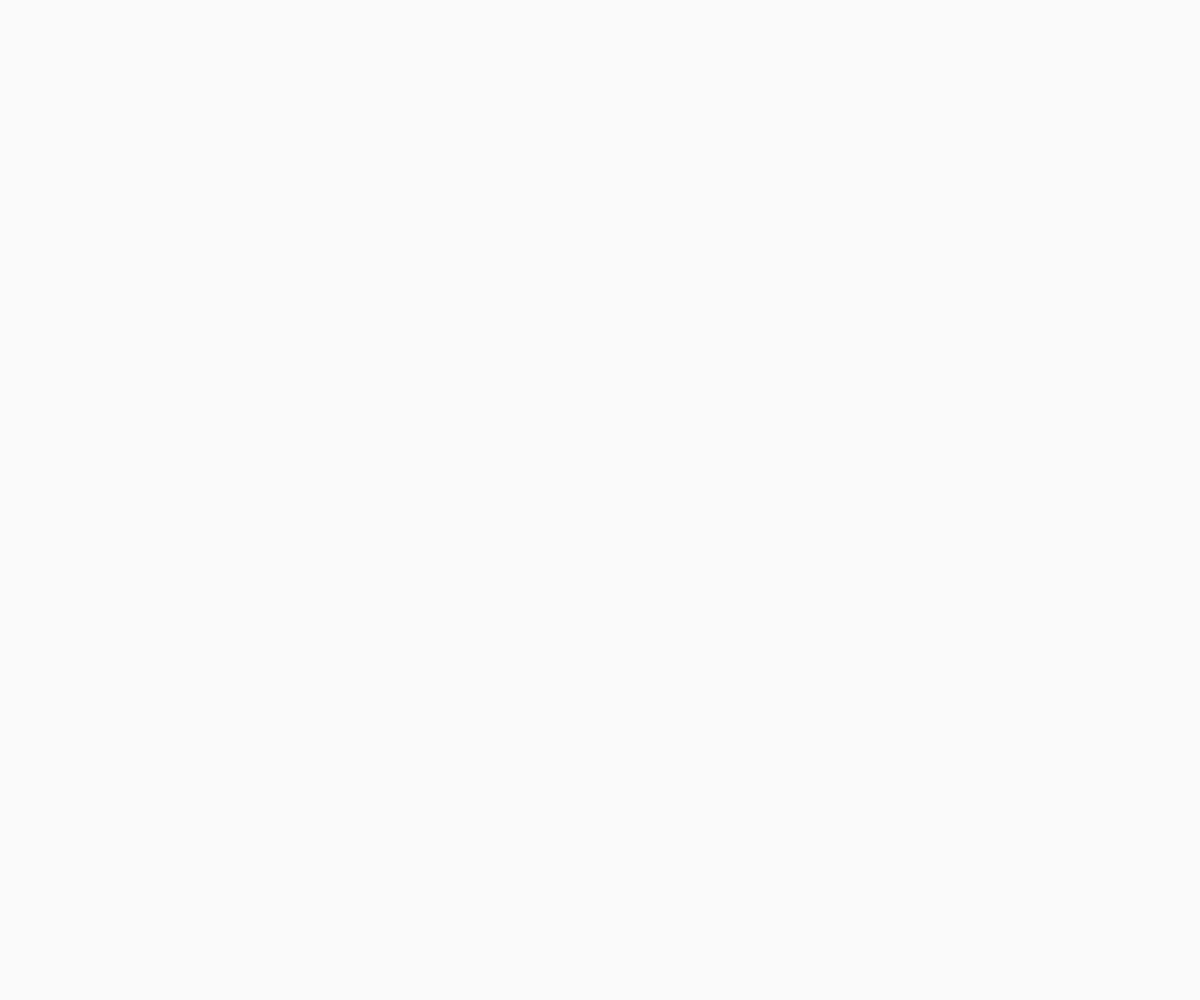
Frame 1 (no input)
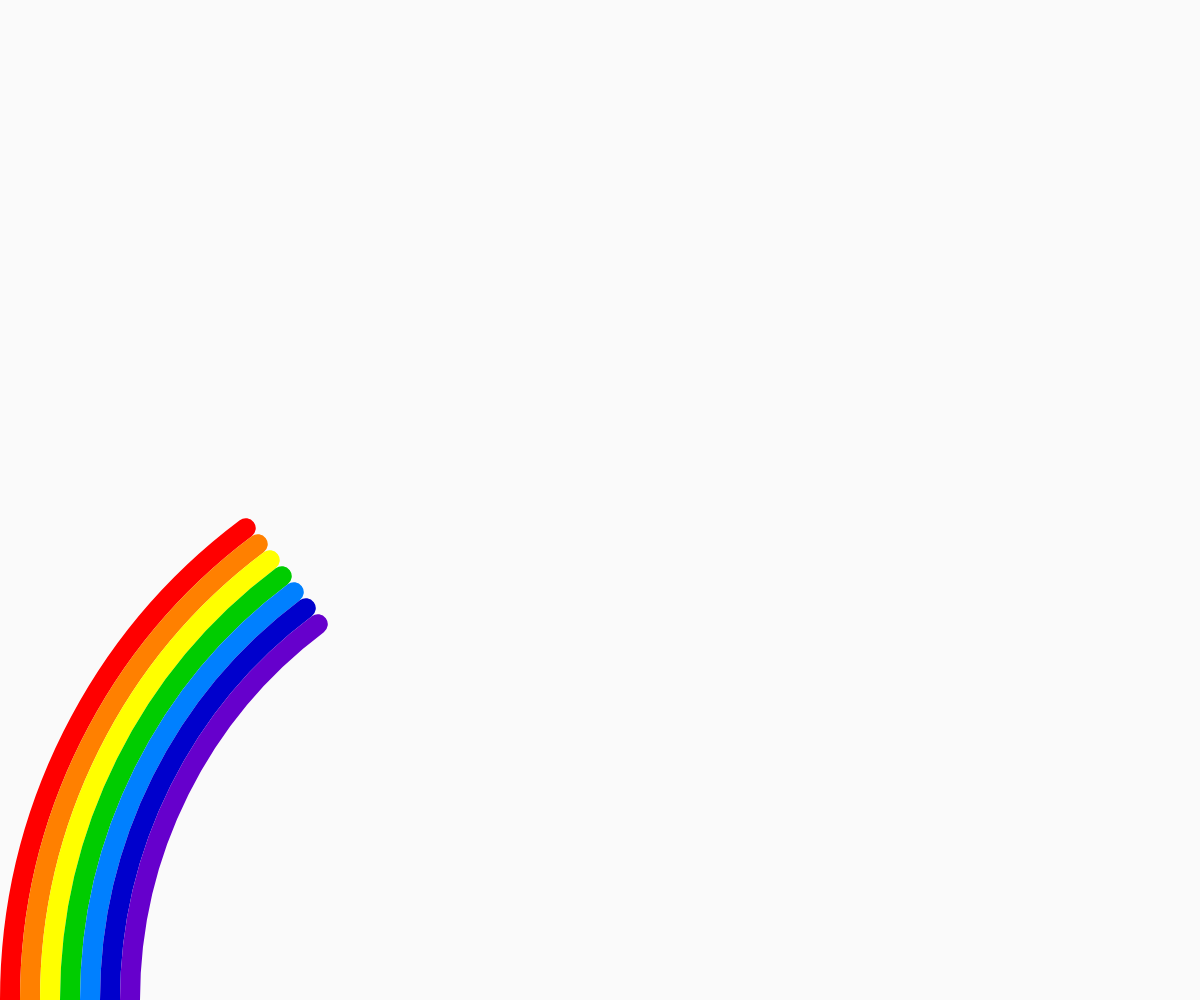
Frame 60 (no input)
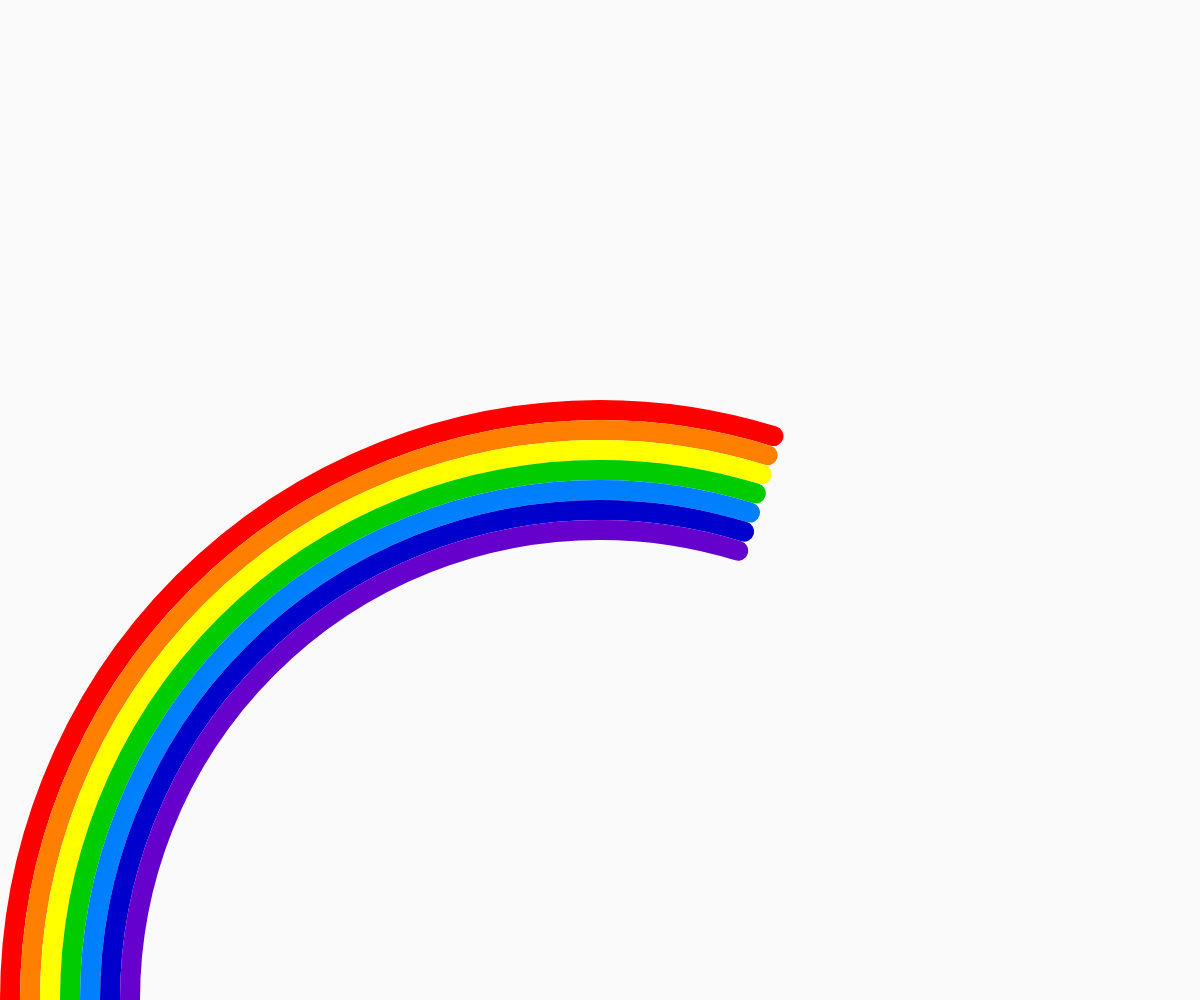
Frame 120 (the mouse pressed at the canvas centre since frame 60)

The p5.js sketch that drew these frames (run headless with seeded random() and noise() and a simulated clock; from frame 60 on, the mouse is pressed at the canvas centre):

// p5.js sketch
// ── sketch.js
function setup()
{
    createCanvas (windowWidth,windowHeight);
    sizeE = width-20;
}

n=0;

function draw()
{
    background(250);
    noFill();
    strokeWeight(20);
    angle = map(n, 0, 200, PI, TWO_PI);
    stroke(255,0,0);
    arc(width/2,height,width-20,width-20,PI,angle);
    stroke(255,128,0);
    arc(width/2,height,width-60,width-60,PI,angle);
    stroke(255,255,0);
    arc(width/2,height,width-100,width-100,PI,angle);
    stroke(0,204,0);
    arc(width/2,height,width-140,width-140,PI,angle);
    stroke(0,128,255);
    arc(width/2,height,width-180,width-180,PI,angle);
    stroke(0,0,204);
    arc(width/2,height,width-220,width-220,PI,angle);
    stroke(102,0,204);
    arc(width/2,height,width-260,width-260,PI,angle);
    n++;

}
